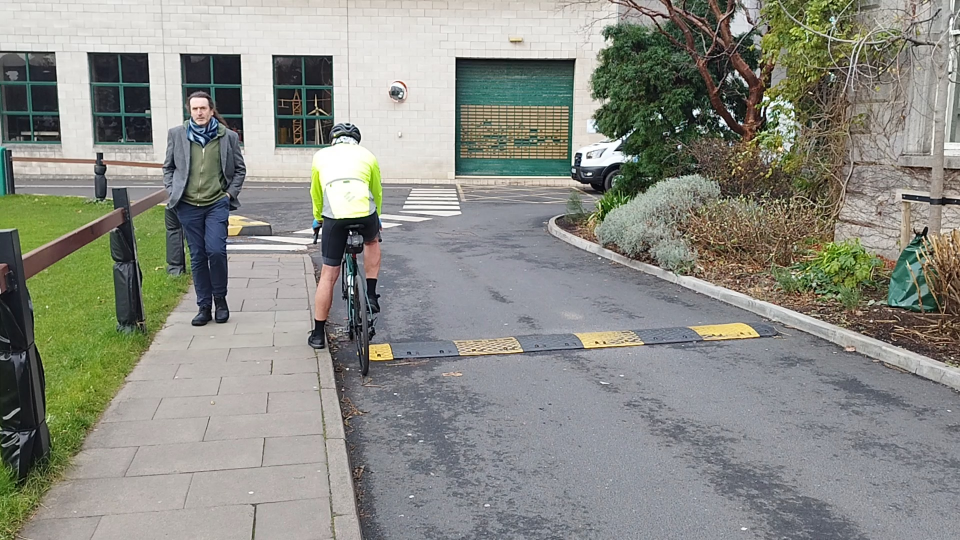
#> input picture images/image1.jpg, 1920 x 1080 px, given in place of video1.mp4, which was not available (shown at 1/2 size)
$ jupyter execute --allow-errors vehicle_bicycle_distance_estimation.ipynb   (text cells are left out)
#> lines starting #> are read from the running program, lines starting #| are printed output that depends on the picture
#> further down, frame is the input picture: shape (1080, 1920, 3); mean B, G, R 132.3, 140, 138.5
#> `cv2.putText(frame, f"Frame: {frame_number}", (10, 40), font, font_scal..`: frame: shape (1080, 1920, 3); mean B, G, R 132.2, 139.9, 138.5
#> `cv2.putText(frame, f"| Ground Truth: {ground_truth} mm", (190, 40), fo..`:
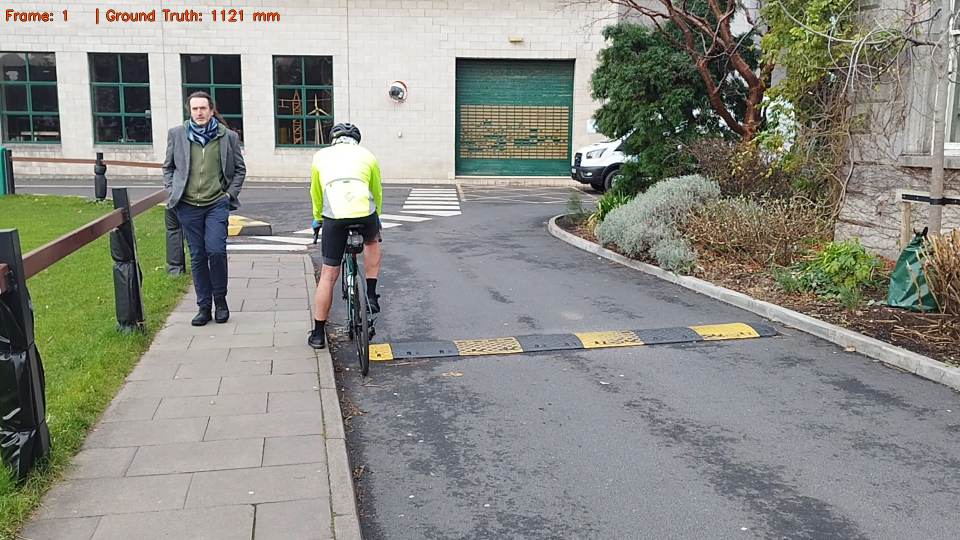
#> frame: shape (1080, 1920, 3) (shown at 1/2 size); mean B, G, R 131.9, 139.7, 138.4
[cell 1]
import cv2
import imutils
import math
import os
import csv
import time
import numpy as np
import pandas as pd
import seaborn as sns
import matplotlib.pyplot as plt
from ultralytics import YOLO
from ultralytics.utils.plotting import Annotator, colors

[cell 2]
# Constants for distance calculation
BICYCLE_WIDTH = 540  # mm
PERSON_WIDTH = 540  # mm
LICENSE_PLATE_WIDTH = 520 # mm

# Customize font size, thickness, and color
font = cv2.FONT_HERSHEY_SIMPLEX  # Font type
font_scale = 0.9  # Font size
font_thickness = 2  # Font thickness
font_color = (0, 70, 255)  # Font color

#> (a cell that did not finish here is left out)

[cell 4]
# Open the input video
input_video_path = './videos/video1.mp4'
cap = cv2.VideoCapture(input_video_path)

video_name = input_video_path.split('/')[-1].split('.')[0]  # Extract video name from the path

if not cap.isOpened():
    print(f"Error: Cannot open video file {input_video_path}")
    exit()

# Get video properties
frame_width = int(cap.get(cv2.CAP_PROP_FRAME_WIDTH))
frame_height = int(cap.get(cv2.CAP_PROP_FRAME_HEIGHT))
fps = cap.get(cv2.CAP_PROP_FPS)

# Define the codec and create VideoWriter object
output_video_path = './output/labeled_video.mp4'
#output_video_path = './videos/annotated/video1_annotated.mp4'
fourcc = cv2.VideoWriter_fourcc(*'mp4v')
out = cv2.VideoWriter(output_video_path, fourcc, fps, (frame_width, frame_height))

frame_number = 0  # Initialize frame counter

# Initialize variables to track the initial angle and recorded line length
initial_angle = None
recorded_line_length_px = None
recorded_line_length_mm = None
recorded_angle = None
license_plate_width_px = None

# Extract video name from the path
video_name = input_video_path.split('/')[-1].split('.')[0]  # Extract video name from the path

# Get video properties
frame_width = int(cap.get(cv2.CAP_PROP_FRAME_WIDTH))
frame_height = int(cap.get(cv2.CAP_PROP_FRAME_HEIGHT))
fps = cap.get(cv2.CAP_PROP_FPS)

# Slow down the video by 2 times
output_fps = fps / 2  # Half the original FPS

# Define the output video path
output_video_path = f'./output/{video_name}_annotated.mp4'
fourcc = cv2.VideoWriter_fourcc(*'mp4v')
out = cv2.VideoWriter(output_video_path, fourcc, output_fps, (frame_width, frame_height))

# Process each frame
frame_number = 0
#> (the rest of this cell did not finish here and is left out)

[cell 5]
# Define the video paths
video_paths = ['./videos/video1.mp4', './videos/video2.mp4', './videos/video3.mp4', './videos/video4.mp4', './videos/video5.mp4',
               './videos/video6.mp4', './videos/video7.mp4', './videos/video8.mp4', './videos/video9.mp4', './videos/video10.mp4',
               './videos/video11.mp4', './videos/video12.mp4', './videos/video13.mp4', './videos/video14.mp4', './videos/video15.mp4',
               './videos/video16.mp4', './videos/video17.mp4', './videos/video18.mp4', './videos/video19.mp4', './videos/video20.mp4']

# Ground Truths in mm
ground_truths = ['1121', '1435', '1231', '1221', '1155',
                 '631', '1123', '1079', '1250', '1191',
                 '923', '1972', '1890', '2728', '1315',
                 '1873', '1735', '1943', '2011', '1957']

# Create a dictionary to map video names to ground truths
ground_truth_dict = {f'video{i+1}': ground_truths[i] for i in range(len(ground_truths))}

# Define the output CSV file path
csv_file_path = './results/recorded_line_lengths.csv'

# Check if the CSV file already exists
file_exists = os.path.isfile(csv_file_path)

# Initialize an array to store results
results = []

# Process each video
#> (the rest of this cell did not finish here and is left out)


$ run again, on images/image10.jpg
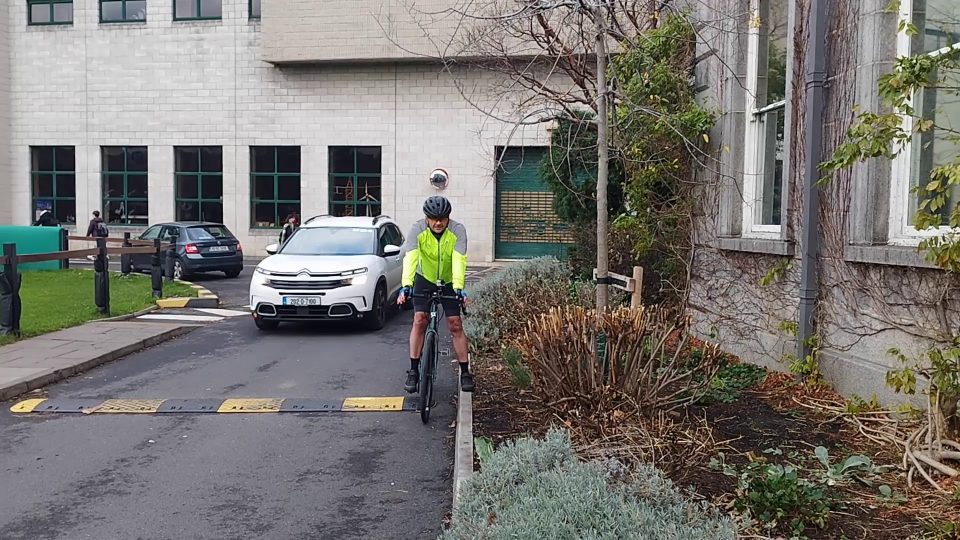
#> input picture images/image10.jpg, 1920 x 1080 px, given in place of video1.mp4, which was not available (shown at 1/2 size)
#> frame is the input picture: shape (1080, 1920, 3); mean B, G, R 112.9, 117.4, 120.1
#> `cv2.putText(frame, f"| Ground Truth: {ground_truth} mm", (190, 40), fo..`:
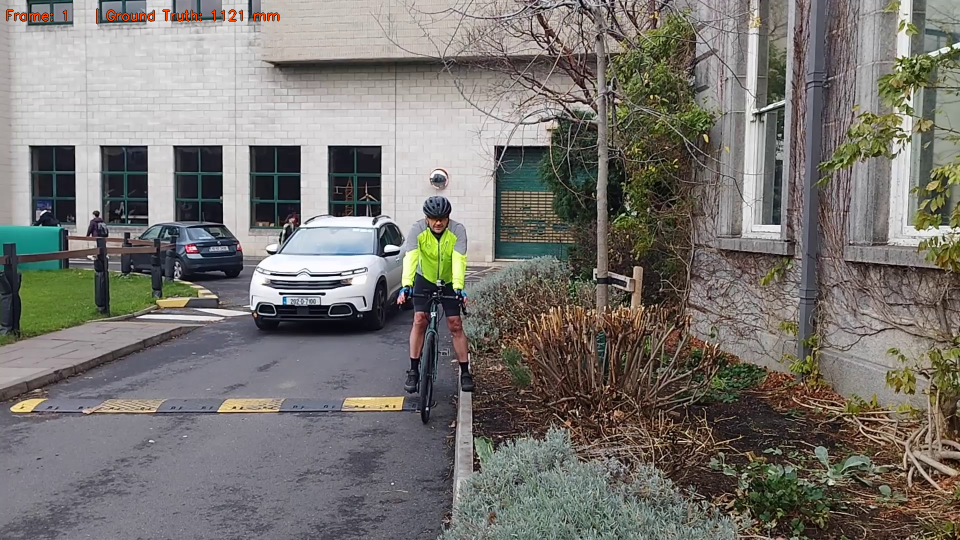
#> frame: shape (1080, 1920, 3) (shown at 1/2 size); mean B, G, R 112.6, 117.1, 120.2

$ run again, on images/image11.jpg
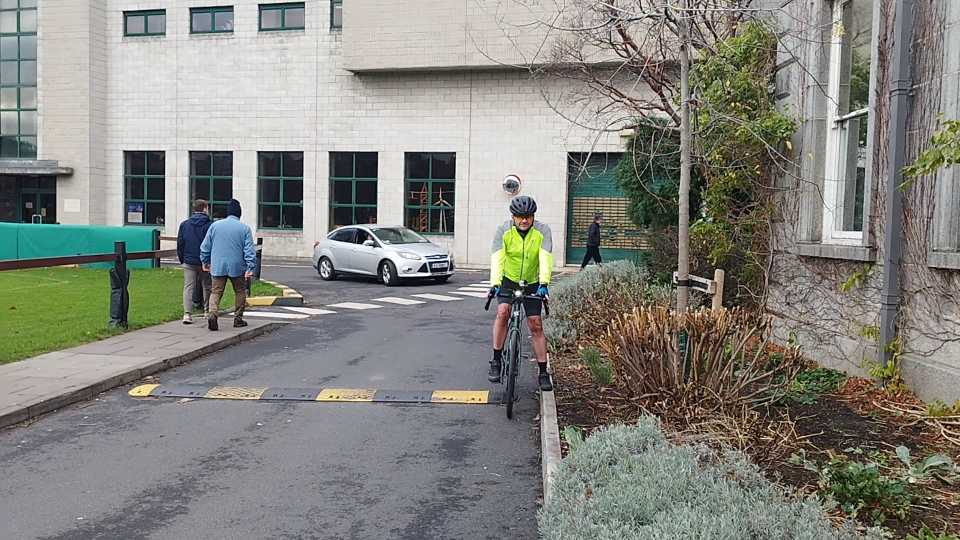
#> input picture images/image11.jpg, 1920 x 1080 px, given in place of video1.mp4, which was not available (shown at 1/2 size)
#> frame is the input picture: shape (1080, 1920, 3); mean B, G, R 126.2, 132.8, 132.3
#> `cv2.putText(frame, f"| Ground Truth: {ground_truth} mm", (190, 40), fo..`:
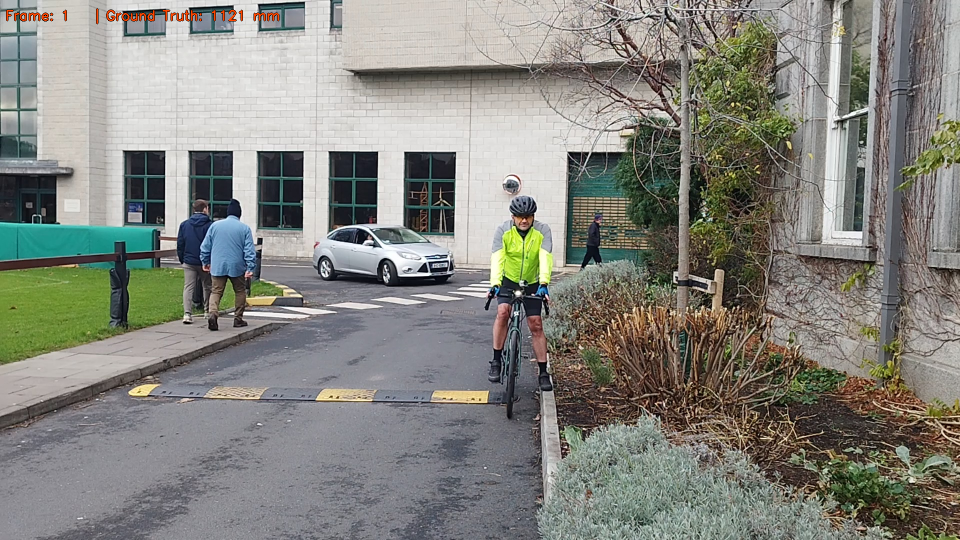
#> frame: shape (1080, 1920, 3) (shown at 1/2 size); mean B, G, R 125.9, 132.5, 132.3

$ run again, on images/image12.jpg
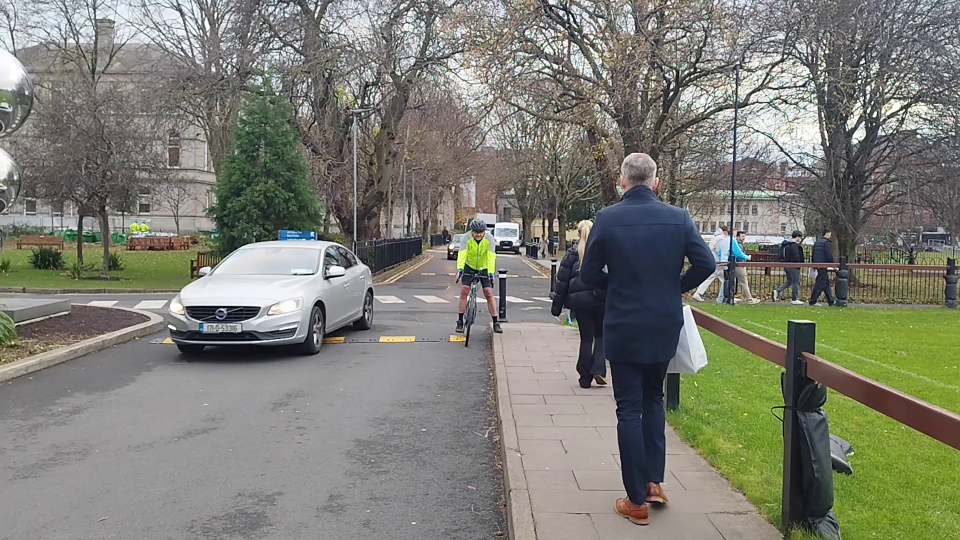
#> input picture images/image12.jpg, 1920 x 1080 px, given in place of video1.mp4, which was not available (shown at 1/2 size)
#> frame is the input picture: shape (1080, 1920, 3); mean B, G, R 115.6, 125.5, 124.6
#> `cv2.putText(frame, f"| Ground Truth: {ground_truth} mm", (190, 40), fo..`:
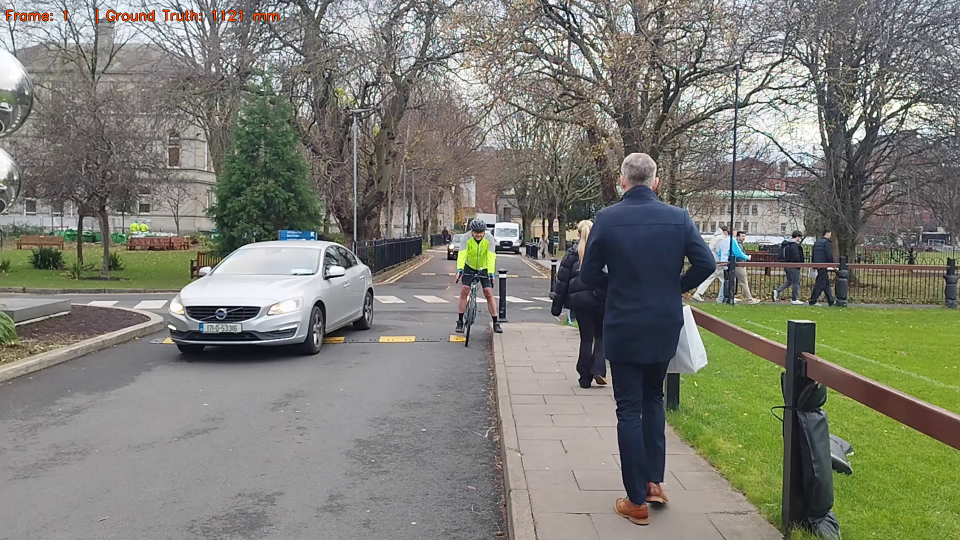
#> frame: shape (1080, 1920, 3) (shown at 1/2 size); mean B, G, R 115.2, 125.2, 124.5
